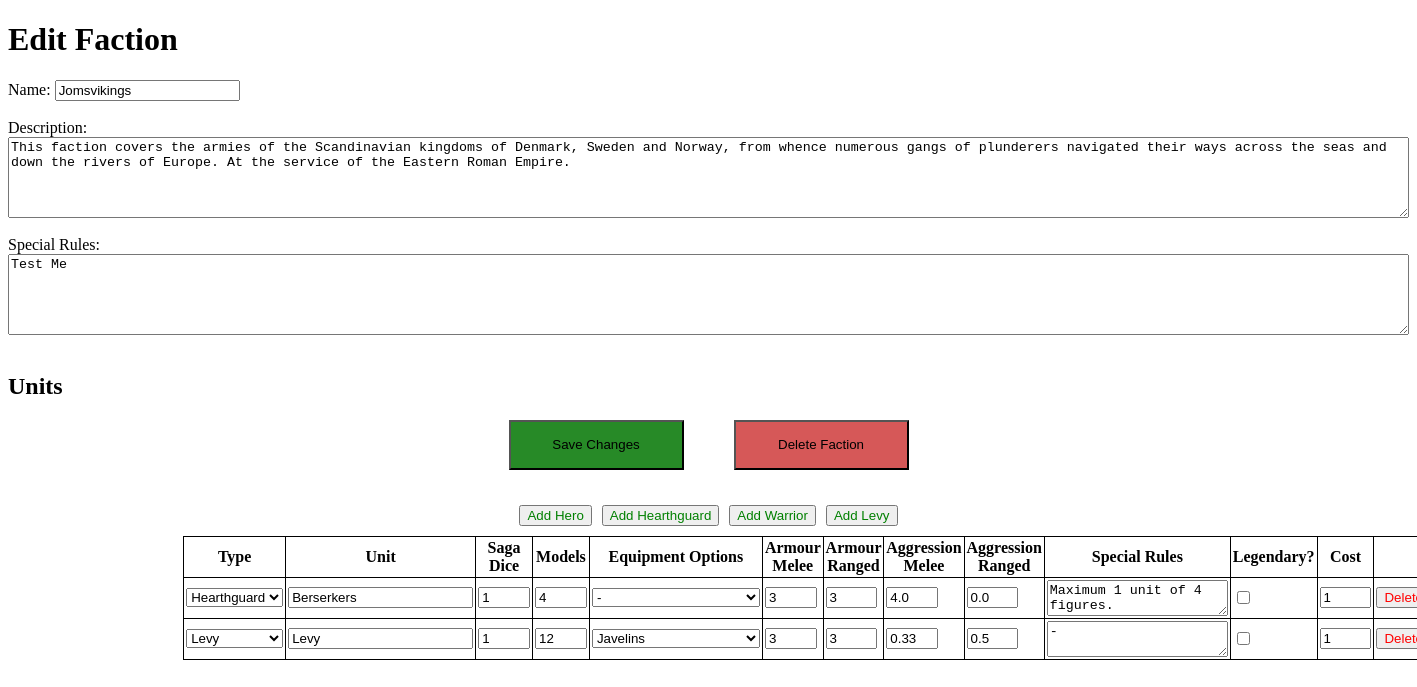
Screenshot of /saga/edit/4 with the database file from the repository.
### saga/models.py (models this page shows, shortened)
class Faction(models.Model):
    id = models.AutoField(primary_key=True)
    name = models.CharField(max_length = 30)
    description = models.TextField(default = "")
    specialRules = models.TextField(default = "-")

class Unit(models.Model):
    id = models.AutoField(primary_key=True)
    sagaDice = models.PositiveIntegerField(default = 1)
    cost = models.PositiveIntegerField(default = 1)
    unitType = models.CharField(max_length = 20, default = "Hearthguard", choices=So.unitOptions)
    unitName = models.CharField(max_length = 50, default = "Hearthguard")
    numModels = models.PositiveIntegerField(default = 4)
    equipment = models.CharField(max_length = 50, default = "-", choices=So.equipmentOptions)
    armourMelee = models.PositiveIntegerField(default = 5)
    armourRanged = models.PositiveIntegerField(default = 5)
    aggMelee = models.FloatField(default = 2)
    aggRanged = models.FloatField(default = 0)
    specialRules = models.TextField(default = "-")
    isLegendary = models.BooleanField(default = False)
    factionId = models.ForeignKey(Faction, on_delete = models.CASCADE)

### saga/views.py (the view)
# urls.py: path("edit/<int:factionId>", views.edit, name = 'edit'),
def edit(request,factionId):
    faction = Faction.objects.filter(id = factionId)
    if faction.count() > 0:
        unitList = Unit.objects.filter(factionId__id = factionId)
        if unitList.count() > 0:
            heroList = Unit.objects.filter(factionId__id = factionId, unitType = "Hero").order_by("unitName")
            hearthguardList = Unit.objects.filter(factionId__id = factionId, unitType = "Hearthguard").order_by("unitName")
            warriorList = Unit.objects.filter(factionId__id = factionId, unitType = "Warrior").order_by("unitName")
            levyList = Unit.objects.filter(factionId__id = factionId, unitType = "Levy").order_by("unitName")
            unitSet = [heroList,hearthguardList,warriorList,levyList]
            context = {
                "unitSet" :unitSet,
                "faction" : faction,
                "options" : Options
                }
            return render(request, "saga/edit.html", context)
    else:
        return redirect(reverse('saga:create'))

### saga/templates/saga/edit.html (shortened to what this page needs)
<!DOCTYPE html>
<html lang="en">
{% load static %}
<link rel="stylesheet" href = "{%static 'saga/style.css'%}">
<head>
</head>
<body>
    <h1>Edit Faction</h1>
    <form id = "factionForm" method = "post">
        <label for = "fName">Name:</label>
        <input type = "text" id = "fName" name = 'fName' value = "{% autoescape off %}{{faction.first.name}}{% endautoescape %}">
        <br><br>
        <div style="display: flex; flex-direction: column;">
            <label for = "fDescription">Description:</label>
            <textarea id = "fDescription" name = 'fDescription' rows = "5", cols = "30">{{faction.first.description}}</textarea>
            <br>
            <label for = "fSpecial">Special Rules:</label>
            <textarea id = "fSpecial" name = 'fSpecial' rows = "5", cols = "30">{{faction.first.specialRules}}</textarea>
        </div>
        <br>
        <h2>Units</h2>
        <div class = "submitButtonBox">
            <button id = "saveSubmit"   type="button" onclick="submitEditForm('{% url 'saga:editPush' factionId=faction.first.id%}')">Save Changes</button>
            <button id = "deleteSubmit" type="button" onclick="submitDeleteForm('{% url 'saga:delete' factionId=faction.first.id%}')">Delete Faction</button>
        </div>
        <div style = "width: 75%; margin: 0 auto;">
            <div class = "addButtonBox">
                <button class = "addButton" type = "button" id = "addHero" onclick = "addUnit('Hero')"> Add Hero</button>
                <button class = "addButton" type = "button" id = "addHearthguard" onclick = "addUnit('Hearthguard')"> Add Hearthguard</button>
                <button class = "addButton" type = "button" id = "addWarrior" onclick = "addUnit('Warrior')"> Add Warrior</button>
                <button class = "addButton" type = "button" id = "addLevy" onclick = "addUnit('Levy')"> Add Levy</button>
            </div>
            <table id = "unitTable">
                <tr>
                    <th>Type</th>
                    <th>Unit</th>
                    <th>Saga Dice</th>
                    <th>Models</th>
                    <th>Equipment Options</th>
                    <th>Armour Melee</th>
                    <th>Armour Ranged</th>
                    <th>Aggression Melee</th>
                    <th>Aggression Ranged</th>
                    <th>Special Rules</th>
                    <th>Legendary?</th>
                    <th>Cost</th>
                </tr>
                {% for collection in unitSet %}
                    {% for unit in collection %}
                        <tr>
                            <td>
                                <select name = "unitType">
                                    {% for tuple in options.unitOptions %}
                                        <option value = "{{ tuple.0 }}" {%if tuple.1 == unit.unitType %} selected {%endif%}>{{tuple.1}}</option>
                                    {% endfor %}
                                </select>
                            </td>
                            <td><input type = "text" name = "unitName"  value = "{% autoescape off %}{{unit.unitName}}{% endautoescape %}"></td>
                            <td><input type = "number" name = "sagaDice" class = "shrinkInput" min = "0"  value = {{unit.sagaDice}}></td>
                            <td><input type = "number" name = "numModels" class = "shrinkInput" min = "0"  value = {{unit.numModels}}></td>
                            <td>
                                <select name = "equipment">
                                    {% for tuple in options.equipmentOptions %}
                                        <option value = "{{ tuple.0 }}" {%if tuple.1 == unit.equipment %} selected {%endif%}>{{tuple.1}}</option>
                                    {% endfor %}
                                </select>
                            </td>
                            <td><input type = "number" name = "armourMelee" class = "shrinkInput" min = "0" value = {{unit.armourMelee}}></td>
                            <td><input type = "number" name = "armourRanged" class = "shrinkInput" min = "0" value = {{unit.armourRanged}}></td>
                            <td><input type = "number" name = "aggMelee" class = "shrinkInput" min = "0" step = "0.01" value = {{unit.aggMelee}}></td>
                            <td><input type = "number" name = "aggRanged" class = "shrinkInput" min = "0" step = "0.01" value = {{unit.aggRanged}}></td>
                            <td><textarea name = "specialRules">{{ unit.specialRules }}</textarea></td>
                            <td><input type = "checkbox" name = "isLegendary" {%if unit.isLegendary %} checked {% endif %}></td>
                            <td><input type = "number" name = "cost" class = "shrinkInput" value = {{unit.cost}}></td>
                            <td><button class = "deleteRow" type = "button">Delete</button></td>
                        </tr>
                    {% endfor %}
                {% endfor %}
            </table>
        </div>
    </form>
</body>
</html>

### saga/static/saga/style.css (style rules this page uses)
table { border-collapse: collapse; border: 1px solid black; table-layout: fixed; }
th,td { border: 1px solid black; padding: 2px; }
.shrinkInput { box-sizing: border-box; width: 7ch; margin: auto; }
textarea { vertical-align: top; }
.deleteRow { color: red; }
.addButton { color: green; margin-right: 5; margin-left: 5; }
.addButtonBox { display: flex; justify-content: center; align-items: center; gap:10px; margin-bottom:10px; }
.submitButtonBox { display: flex; justify-content: center; align-items: center; gap: 50px; margin-bottom: 35px; margin-top: 0px; }
#saveSubmit { background-color: rgb(39, 138, 39); height: 50px; width: 175px; }
#deleteSubmit { background-color: rgba(196, 12, 12, 0.685); height: 50px; width: 175px; }

### rows the page displays
Faction: fName "Jomsvikings", fDescription "This faction covers the armies of the Scandinavian kingdoms of Denmark, Sweden and Norway, from whence numerous gangs of plunderers navigated their ways across the seas and down the rivers of Europe. At the service of the Eastern Roman Empire.", fSpecial "Test Me"
Unit: unitType "Hearthguard", unitName "Berserkers", sagaDice "1", numModels "4", equipment "-", armourMelee "3", armourRanged "3", aggMelee "4.0", aggRanged "0.0", specialRules "Maximum 1 unit of 4 figures.", cost "1"
Unit: unitType "Levy", unitName "Levy", sagaDice "1", numModels "12", equipment "Javelins", armourMelee "3", armourRanged "3", aggMelee "0.33", aggRanged "0.5", specialRules "-", cost "1"
